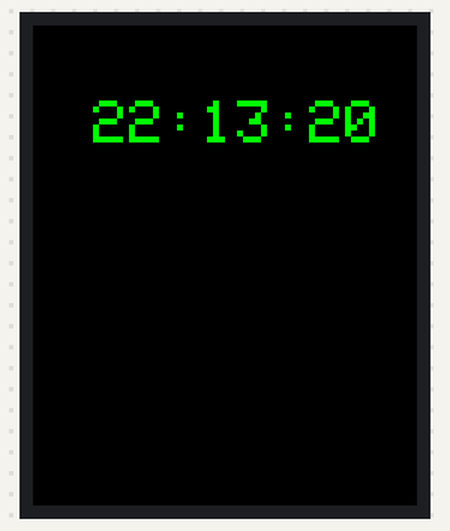
A sketch run on a simulated Arduino Uno, built with avr-gcc and run on an emulated ATmega328P. Shown: 128×160 colour display.

Above: at 0.2 s.
At 4.3 s:
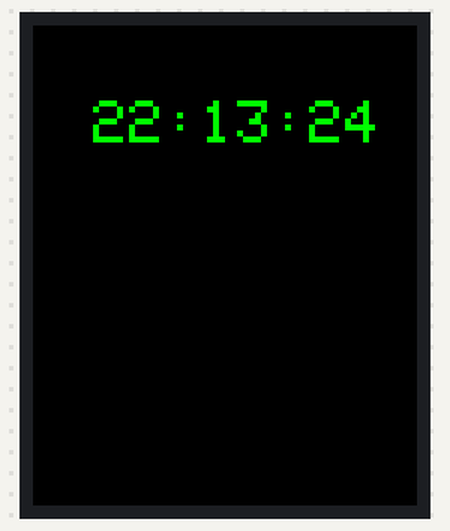
At 9.4 s:
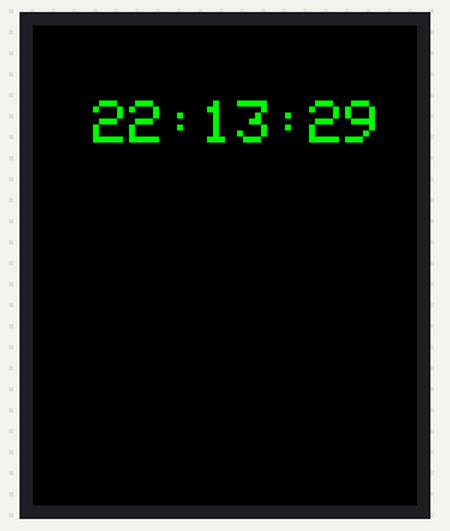
At 18.7 s:
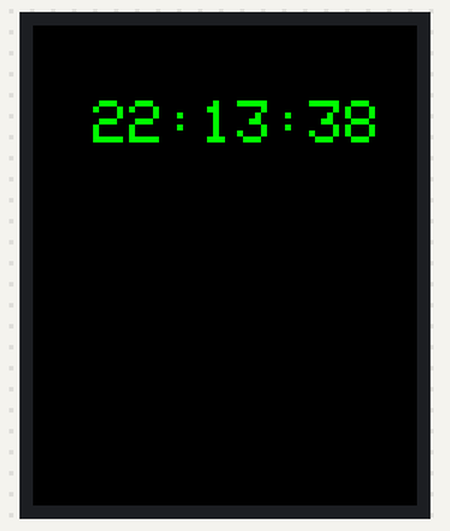
At 27.9 s:
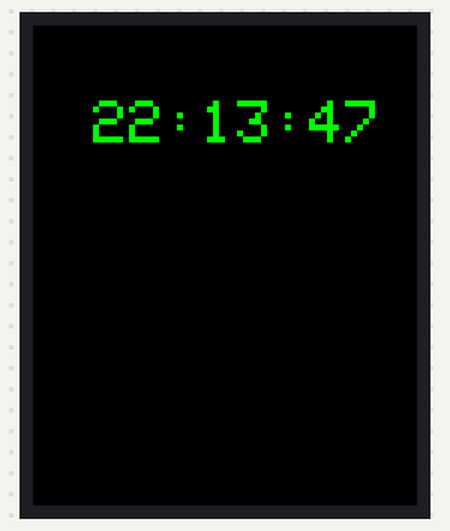
At 38.1 s:
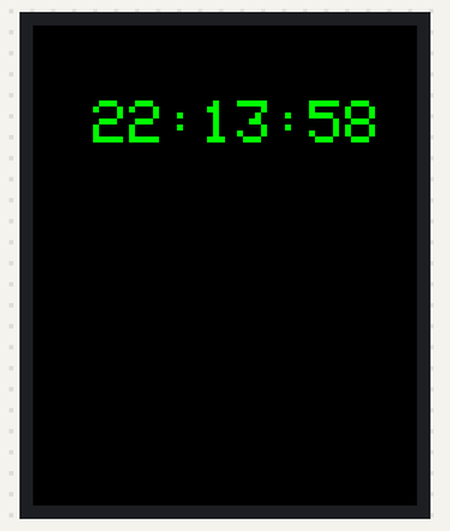

Measured:
- what the display in image 1 shows lasts 1.0 s, from 4.3 s to 5.3 s

The sketch:

assignment2.ino
```cpp
/**
  Simple alarmclock
  @author Robert M Molin
  Inspired by: William Judi &&
  Project on http://educ8s.tv/arduino-real-time-clock/
*/

//libraries
#include <Adafruit_ST7735.h>
#include <Adafruit_GFX.h>
#include <RTClib.h>
#include <Wire.h>
#include <SPI.h>

//pins
#define TFT_CS     10
#define TFT_RST    8
#define TFT_DC     9
#define TFT_BCL    5
#define TFT_SCLK    13
#define TFT_MOSI    11
#define PIEZO_SPEAKER 3

#define ALARM_FREQUENCY 1000
#define ALARM_DURATION  500


//Objects
Adafruit_ST7735 tft = Adafruit_ST7735(TFT_CS,  TFT_DC, TFT_RST);
RTC_Millis rtc;

void setup(void) {
  currentTime();
  tft.initR(INITR_BLACKTAB);// initialize a ST7735S
}

void loop() {
  showTime();
  setAlarmTime(23, 35); //Manually set alarm ( first param: hour, second param: minute) to make it go off
  delay(1000);
}

//Gets the current time
void currentTime() {
  rtc.begin(DateTime(F(__DATE__), F(__TIME__)));
}

/**

  Gets time from the DateTime class and sends data to function printToScreen()
*/
void showTime() {
  DateTime timeNow = rtc.now();
  printToScreen(String(timeNow.hour()) + ":", String(timeNow.minute()) + ":", String(timeNow.second()), 20, 25, 2);
}

/**
   Function setAlarmTime
  @ param1 hour, param2 min
*/
void setAlarmTime(int h, int m) {
  DateTime t = rtc.now();
  if (t.hour() == h && t.minute() == m && t.second() < 10) {
    tft.fillScreen(ST7735_RED);
    alarmText("WAKE UP SLEEPYHEAD", ST7735_GREEN);//Message to display on active alarm
    soundAlarm();
  }
}

/**
   Function printToScreen
  @ param1 hour, param2 min, param3 sec, param4 x-pos on screen, param5 y-pos on screen, param6 text size
*/
void printToScreen(String h, String m, String s, int x, int y, int textSize) {
  tft.fillScreen(ST7735_BLACK);
  tft.setTextSize(textSize);
  tft.setTextWrap(true);
  printToAdafruitDisplay(h, m, s, ST7735_GREEN, 2);//Call to function printToAdafruitDisplay  parmeters hr min sec, color on text, size
}


/**
   Function printToAdafruitDisplay
  @ param1 hour, param2 min, param3 sec, param4 color on screen,  param5 text size
*/
void printToAdafruitDisplay(String h, String m, String s, uint16_t color, int textSize) {
  tft.setCursor(20, 25);
  tft.setTextColor(color);
  tft.setTextSize(textSize);
  tft.setTextWrap(true);
  tft.print(h);
  tft.print(m);
  tft.print(s);
}

/**
   Function alarmText
  @ param1 message to be printed on screen, param2 color
*/
void alarmText(String info, uint16_t color) {
  tft.setCursor(40, 100);
  tft.setTextColor(color);
  tft.setTextWrap(true);
  tft.print(info);
}

//Plays alarm on speaker
void soundAlarm() {
  noTone(PIEZO_SPEAKER);
  tone(PIEZO_SPEAKER, ALARM_FREQUENCY, ALARM_DURATION);
}
```
